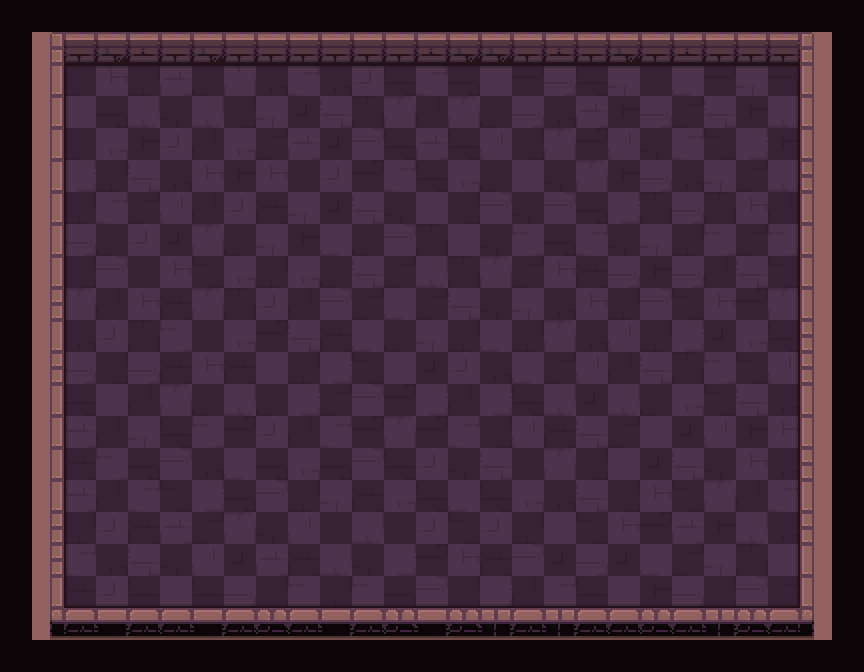

Tiled map render using the project's own tile images. Description and the map definition, with tile-layer contents summarised, below:
An orthogonal 27x21 tile map with 32x32 px tiles, 5 tile layers (checkers, path, types, ground, ...) and 117 objects (50x egg, 50x marker, 15x hero, frame, strategy).

<map version="1.2" tiledversion="2019.03.13" orientation="orthogonal" renderorder="right-down" width="27" height="21" tilewidth="32" tileheight="32" infinite="0" nextlayerid="347" nextobjectid="529">
 <tileset firstgid="1" name="tileset" tilewidth="32" tileheight="32" spacing="2" margin="1" tilecount="200" columns="10">
  <image source="tileset.png" trans="000000" width="340" height="680" />
  <terraintypes>
   <terrain name="floor" tile="79" />
   <terrain name="wall" tile="69" />
   <terrain name="hole" tile="78" />
   <terrain name="infected" tile="77" />
  </terraintypes>
 </tileset>
 <layer id="335" name="checkers" width="27" height="21">
  <data>[567 cells, 283 non-empty, 1 distinct tile ids]</data>
 </layer>
 <objectgroup id="14" name="camera">
  <object id="12" name="frame" type="frame" x="50" y="32" width="762" height="589" />
  <object id="15" name="strategy" type="strategy" x="3" y="126">
   <point />
  </object>
 </objectgroup>
 <layer id="336" name="path" width="27" height="21">
  <data>[567 cells, 391 non-empty, 1 distinct tile ids]</data>
 </layer>
 <layer id="342" name="types" width="27" height="21">
  <data>[567 cells, 567 non-empty, 3 distinct tile ids]</data>
 </layer>
 <layer id="343" name="ground" width="27" height="21">
  <data>[567 cells, 475 non-empty, 51 distinct tile ids]</data>
 </layer>
 <layer id="344" name="floor_shadow" width="27" height="21">
  <data>[567 cells, 76 non-empty, 8 distinct tile ids]</data>
 </layer>
 <objectgroup id="2" name="objects">
  <object id="33" name="hero" type="hero" x="81" y="118">
   <properties>
    <property name="initialDirection" value="e" />
   </properties>
   <point />
  </object>
  <object id="34" name="hero" type="hero" x="76" y="157">
   <properties>
    <property name="initialDirection" value="e" />
   </properties>
   <point />
  </object>
  <object id="35" name="hero" type="hero" x="80" y="180">
   <properties>
    <property name="initialDirection" value="e" />
   </properties>
   <point />
  </object>
  <object id="36" name="hero" type="hero" x="77" y="215">
   <properties>
    <property name="initialDirection" value="e" />
   </properties>
   <point />
  </object>
  <object id="37" name="hero" type="hero" x="76" y="250">
   <properties>
    <property name="initialDirection" value="e" />
   </properties>
   <point />
  </object>
  <object id="38" name="hero" type="hero" x="72" y="281">
   <properties>
    <property name="initialDirection" value="e" />
   </properties>
   <point />
  </object>
  <object id="121" name="hero" type="hero" x="77" y="311">
   <properties>
    <property name="initialDirection" value="e" />
   </properties>
   <point />
  </object>
  <object id="122" name="hero" type="hero" x="75" y="347">
   <properties>
    <property name="initialDirection" value="e" />
   </properties>
   <point />
  </object>
  <object id="123" name="hero" type="hero" x="81" y="373">
   <properties>
    <property name="initialDirection" value="e" />
   </properties>
   <point />
  </object>
  <object id="124" name="hero" type="hero" x="76" y="410">
   <properties>
    <property name="initialDirection" value="e" />
   </properties>
   <point />
  </object>
  <object id="144" name="hero" type="hero" x="80" y="438">
   <properties>
    <property name="initialDirection" value="e" />
   </properties>
   <point />
  </object>
  <object id="239" name="hero" type="hero" x="78" y="467">
   <properties>
    <property name="initialDirection" value="e" />
   </properties>
   <point />
  </object>
  <object id="240" name="hero" type="hero" x="82" y="501">
   <properties>
    <property name="initialDirection" value="e" />
   </properties>
   <point />
  </object>
  <object id="241" name="hero" type="hero" x="77" y="534">
   <properties>
    <property name="initialDirection" value="e" />
   </properties>
   <point />
  </object>
  <object id="242" name="hero" type="hero" x="81" y="561">
   <properties>
    <property name="initialDirection" value="e" />
   </properties>
   <point />
  </object>
  <object id="145" name="egg" type="egg" x="433" y="116">
   <properties>
    <property name="value" value="2" />
   </properties>
   <point />
  </object>
  <object id="423" name="egg" type="egg" x="144" y="116">
   <properties>
    <property name="value" value="12" />
   </properties>
   <point />
  </object>
  <object id="425" name="egg" type="egg" x="369" y="149">
   <properties>
    <property name="value" value="3" />
   </properties>
   <point />
  </object>
  <object id="427" name="egg" type="egg" x="306" y="150">
   <properties>
    <property name="value" value="8" />
   </properties>
   <point />
  </object>
  <object id="429" name="egg" type="egg" x="239" y="178">
   <properties>
    <property name="value" value="7" />
   </properties>
   <point />
  </object>
  <object id="431" name="egg" type="egg" x="114" y="181">
   <properties>
    <property name="value" value="14" />
   </properties>
   <point />
  </object>
  <object id="433" name="egg" type="egg" x="146" y="214">
   <properties>
    <property name="value" value="9" />
   </properties>
   <point />
  </object>
  <object id="435" name="egg" type="egg" x="494" y="214">
   <properties>
    <property name="value" value="3" />
   </properties>
   <point />
  </object>
  <object id="437" name="egg" type="egg" x="336" y="239">
   <properties>
    <property name="value" value="1" />
   </properties>
   <point />
  </object>
  <object id="439" name="egg" type="egg" x="206" y="243">
   <properties>
    <property name="value" value="6" />
   </properties>
   <point />
  </object>
  </objectgroup>
</map>
<!-- 90 of 117 objects omitted -->
